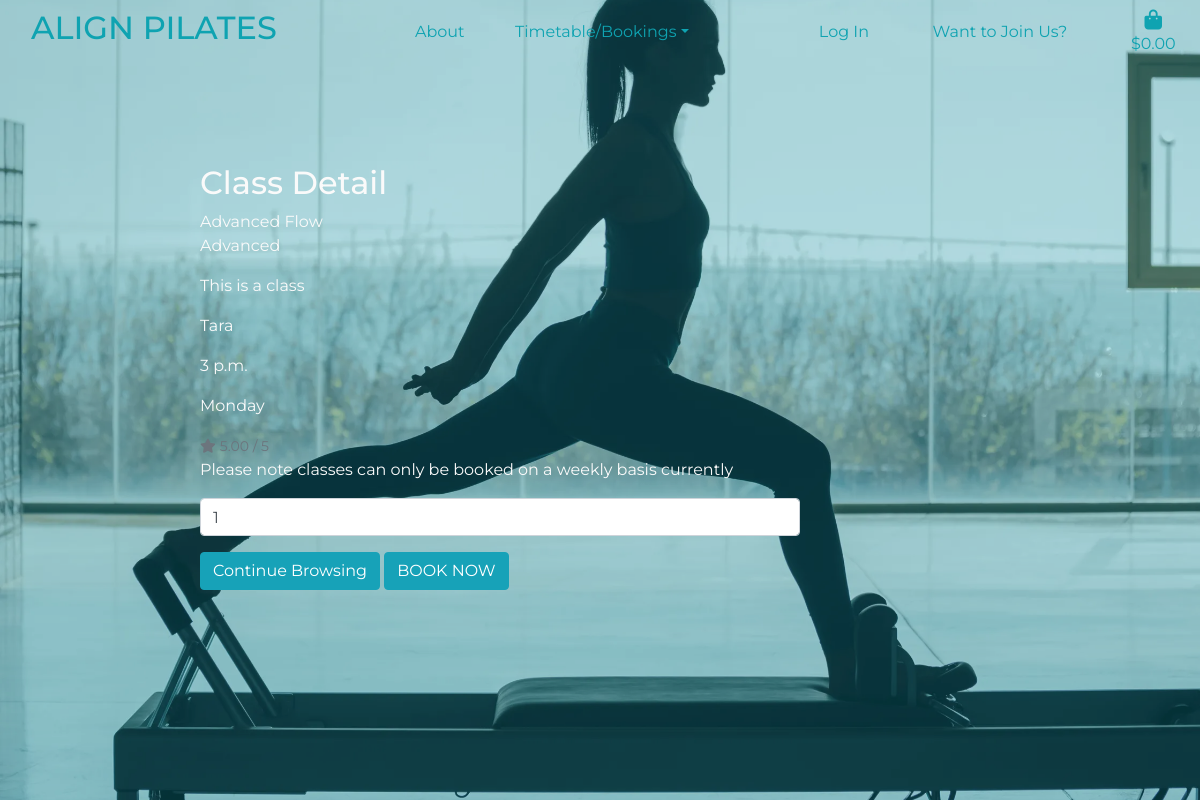
Screenshot of /classes/22/ with the database file from the repository.
### classes/models.py (models this page shows, shortened)
class Class_Type(models.Model):
    name = models.CharField(max_length=254)
    level = models.ForeignKey('Level', null=True, blank=True, on_delete=models.SET_NULL)
    description = models.TextField()
    teacher = models.CharField(max_length=254)
    cost = models.DecimalField(max_digits=4, decimal_places=2)
    time = models.TimeField()
    day = models.CharField(max_length=9)
    rating = models.DecimalField(max_digits=6, decimal_places=2, null=True, blank=True)
    day_number = models.IntegerField(default=1)

class Level(models.Model):
    name = models.CharField(max_length=254)
    friendly_name = models.CharField(max_length=254, null=True, blank=True)
    def __str__(self):
        return self.name

### classes/views.py (the view)
# urls.py: path('<int:class_type_id>/', views.class_info, name='class_type'),
def class_info(request, class_type_id):
    class_type = get_object_or_404(Class_Type, pk=class_type_id)
    context = {
        'class_type': class_type,
    }
    return render(request, 'classes/class_type.html', context )

### basket/contexts.py (called while the page is built, shortened)
def basket_contents(request):
    basket_items = []
    grand_total = 0
    class_count = 0
    cost = 15
    basket = request.session.get('basket', {})
    context = {
        'basket_items': basket_items,
        'grand_total': grand_total,
        'class_count': class_count,
    }
    return context

### classes/templates/classes/class_type.html (shortened to what this page needs)
{% extends 'base.html' %}
{% load static %}
{% block page_header %}
    <div class="container header-container">
    </div>
{% endblock %}
{% block content %}
    <div class="overlay"></div>
    <div class="container-fluid">
        <div class="row">
            <div class="col-12 col-md-8 col-lg-6 offset-2">
                <div class="row">
                    <div class="h-100 border-0">
                        <h2>Class Detail</h2>
                        <div class="header">{{ class_type.name }}</div>
                        <div class="body">
                            <p class="subtitle">{{ class_type.level }}</p>
                            <p class="text">{{ class_type.description }}</p>
                            <p class="text">{{ class_type.teacher }}</p>
                            <p class="text">{{ class_type.time }}</p>
                            <p class="text">{{ class_type.day }}</p>
                            {% if class_type.rating %}
                                <small class="text-muted"><i class="fas fa-star mr-1"></i>{{ class_type.rating }} / 5</small>
                            {% else %}
                                <small class="text-muted">No Rating</small>
                            {% endif %}
                        </div>
                        <form class="form" action="{% url 'add_to_basket' class_type.id %}" method="POST">
                            <div class="form-row">
                                <div class="col-12">
                                    <p>Please note classes can only be booked on a weekly basis currently</p>
                                    <div class="form-group">
                                        <div class="input-group">
                                            <input class="form-control qty-input" type="number"
                                            name="quantity" value="1" max="1" min="1" data-item_id="{{ class_type.id }}"
                                            id="id_date_{{ class_type.id }}">
                                        </div>
                                    </div>
                                </div>
                                <div class="col-12">
                                    <a href="{% url 'classes' %}" class="btn btn-info">
                                        <span>Continue Browsing</span>
                                    </a>
                                    <input type="submit" class="btn btn-info text-uppercase" value="Book Now">
                                </div>
                            </div>
                        </form>
                    </div>
                </div>
            </div>
        </div>
    </div>
{% endblock %}

### static/css/base.css (style rules this page uses)
html { height: 100%; }
body { background: url('/media/site-header.webp') no-repeat center center fixed; height: calc(100vh - 164px); background-size: cover; color: #fafafa; font-family: 'Montserrat'; }
.header-container { height: 164px; }
a { color: #0FA3B1; }
.overlay { height: 100%; width: 100%; top: 0; left: 0; position: fixed; background: #0FA3B1; opacity: 0.3; z-index: -1; }

### rows the page displays
Class_Type: name "Advanced Flow", level "Advanced", description "This is a class", teacher "Tara", time "3 p.m.", day "Monday", rating "5.00"
